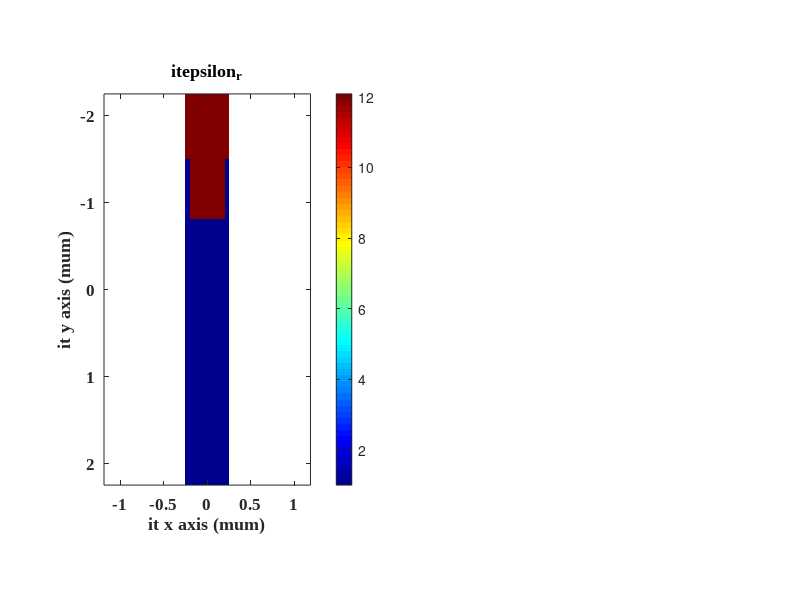

This figure's MATLAB source: (Note: this script raises an error after producing the figure.)
%% Simulation problem setting
clear; clc; close all;
e0 = 8.854*10^-12;      % Permittivity of vacuum [farad/meter]
u0 = 4*pi*10^-7;        % Permeability of vacuum [henry/meter]
c0 = 1/(e0*u0)^0.5;     % Speed of light         [meter/second]
lambda =  1500e-9;      % Wavelength             [meter]
f_max = c0/500e-9;     % Highest frequncy       [Hz]
Period = 500e-9;      % Period of grating        [meter]
Fill_Factor = 0.7746;   % Filling factor of grating[a.u.]
phi = 54.746;           % Slanted angle of grating [Degree]
Slab_THK = 691e-9;      % Depth of Blazed grating[meter]
er_sub = 3.476^2;       % Relative permittivity of substrate [a.u.]
ur_sub = 1;             % Relative permeability of substrate [a.u.]
d_min = min(Slab_THK);  % Critical dimension
nbc = 1;                % Refraction index at the boundary
N_Wavelength = 20;      % Wavelength sampling
N_Structure = 7;        % Feature of structure sampling
NPML = [0,0,30,30];     % Number of PML cells
Nyscr = 10 + NPML(3);   % Source y position
NFREQ = 201;            % Frequency point
lambda_min = 1500*1e-9; % Spectrum of short wavelength
lambda_max = 1600*1e-9; % Spectrum of long wavelength
Nanopost_r = 0.2e-6;
% Initial Grid Resolution :
dx_Wavelength = c0/f_max/N_Wavelength;         % Δ = λ/N; N>=10
dx_Structure = d_min/N_Structure;              % Δ = d_min/N; N>=1, resolve the smallest feature with at 1 to 4 cells.
dx = min(dx_Wavelength,dx_Structure);          % The initial Grid size
% "Snap" Grid to Critical Dimensions
Mx = ceil(Slab_THK/dx);                        
dx = Slab_THK/Mx;                              % Adjust the grid size
dy = dx;
% The Courant Stability Condition
dt = nbc/2/c0/sqrt((1/dx)^2 + (1/dy)^2);       % Δt < n/2/c0/sqrt(Δx^-2 + Δy^-2 + Δz^-2) [second]
% Initial Grid Resolution :
grating_min = Slab_THK/N_Structure*cotd(phi);
d_min = min(Slab_THK,grating_min);  % Critical dimension     [meter]
dx_Wavelength = lambda_min/N_Wavelength;       % Δ = λ/N; N>=10
dx_Structure = d_min/N_Structure;              % Δ = d_min/N; N>=1, resolve the smallest feature with at 1 to 4 cells.
dx = min(dx_Wavelength,dx_Structure);          % The initial Grid size
% "Snap" Grid to Critical Dimensions
Mx = ceil(grating_min/dx);                        
dx = grating_min/Mx;                           % Adjust the grid size
dy = dx;
% The Courant Stability Condition
dt = nbc/2/c0/sqrt((1/dx)^2 + (1/dy)^2);       % Δt < n/2/c0/sqrt(Δx^-2 + Δy^-2 + Δz^-2) [second]
% Build permittivity & permeability matrix of simulation space
Dummy_Number = round(0.5*lambda_max/dy); %space(1λ)
Period_Number = round(Period/dx);
Slab_Number = round(Slab_THK/dy);
% 0 + Period + 0
Nx = NPML(1) + Period_Number + NPML(2);
% PML + space(1λ) + Structure + space(1λ) + PML
Ny = NPML(3) + Dummy_Number*2 + Slab_Number + Dummy_Number*2 + NPML(4);
x = linspace(-(dx*Nx)/2,(dx*Nx)/2,Nx);
y = linspace(-(dy*Ny)/2,(dy*Ny)/2,Ny);
% 2x grid
Nx2 = 2*Nx;
Ny2 = 2*Ny;
ER2 = ones(Nx2,Ny2);
UR2 = ones(Nx2,Ny2);
% nanopost
ymin = -1.5e-6;
[~,P1_xidx] = min(abs(x-(0-Nanopost_r)));
[~,P1_yidx] = min(abs(y-ymin));
[~,P2_xidx] = min(abs(x-(0-Nanopost_r)));
[~,P2_yidx] = min(abs(y-(Slab_THK+ymin)));
[~,P3_xidx] = min(abs(x-(0+Nanopost_r)));
[~,P3_yidx] = min(abs(y-(Slab_THK+ymin)));
[~,P4_xidx] = min(abs(x-(0+Nanopost_r)));
[~,P4_yidx] = min(abs(y-ymin));
xidx1 = [P1_xidx P2_xidx P3_xidx P4_xidx P1_xidx]*2;
yidx1 = [P1_yidx P2_yidx P3_yidx P4_yidx P1_yidx]*2;
%
ysub = -1.5e-6;
P0_xidx = 0;
[~,P0_yidx] = min(abs(y-ysub));
[~,P5_xidx] = min(abs(x-Period/2));
[~,P5_yidx] = min(abs(y-ysub));
[~,P6_xidx] = min(abs(x-Period/2));
P6_yidx = 0;
P7_xidx = 0;
P7_yidx = 0;
%
xidx2 = [P0_xidx P5_xidx P6_xidx P7_xidx P0_xidx]*2;
yidx2 = [P0_yidx P5_yidx P6_yidx P7_yidx P0_yidx]*2;
ER2 = ER2 + double(poly2mask(yidx1,xidx1,Nx*2,Ny*2))*(er_sub-1);
UR2 = UR2 + double(poly2mask(yidx1,xidx1,Nx*2,Ny*2))*(ur_sub-1);
ER2 = ER2 + double(poly2mask(yidx2,xidx2,Nx*2,Ny*2))*(er_sub-1);
UR2 = UR2 + double(poly2mask(yidx2,xidx2,Nx*2,Ny*2))*(ur_sub-1);
ERzz = ER2(1:2:Nx2,1:2:Ny2);
URxx = UR2(1:2:Nx2,2:2:Ny2);
URyy = UR2(2:2:Nx2,1:2:Ny2);

h1 = figure(1);
set(h1,'numberTitle','off','Name','Permittivity & Permeability','color','w','units','normalized','outerposition',[0 0.225 0.25 0.6], 'Menu', 'none');
subplot(1,2,1)
imagesc(x*1e6,y*1e6,ERzz');axis equal;axis tight;
xlabel("\it x axis (\mum)"); ylabel("\it y axis (\mum)");title("\it\epsilon_r");
set(gca,'Fontname','times new roman');set(gca,'Fontweight','bold');set(gca,'fontsize',12);
colormap jet;colorbar;
hold on
rectangle('Position',[min(x)*1e6 min(y)*1e6 NPML(1)*dx*1e6 Ny*dy*1e6],...
            'FaceColor',[0.1 0.1 0.1 0.5],'EdgeColor','k');
rectangle('Position',[max(x)*1e6-NPML(2)*dx*1e6 min(y)*1e6 NPML(2)*dx*1e6 Ny*dy*1e6],...
            'FaceColor',[0.1 0.1 0.1 0.5],'EdgeColor','k');
rectangle('Position',[min(x)*1e6 min(y)*1e6 Nx*dx*1e6+NPML(3)*dx NPML(3)*dy*1e6],...
            'FaceColor',[0.1 0.1 0.1 0.5],'EdgeColor','k');
rectangle('Position',[min(x)*1e6 max(y)*1e6-NPML(4)*dx*1e6 Nx*dx*1e6 NPML(4)*dy*1e6],...
            'FaceColor',[0.1 0.1 0.1 0.5],'EdgeColor','k');
hold off
subplot(1,2,2)
imagesc(x*1e6,y*1e6,URxx');axis equal;axis tight;
xlabel("\it x axis (\mum)"); ylabel("\it y axis (\mum)");title("\it\mu_r");
set(gca,'Fontname','times new roman');set(gca,'Fontweight','bold');set(gca,'fontsize',12);
colormap jet;colorbar;
hold on
rectangle('Position',[min(x)*1e6 min(y)*1e6 NPML(1)*dx*1e6 Ny*dy*1e6],...
            'FaceColor',[0.1 0.1 0.1 0.5],'EdgeColor','k');
rectangle('Position',[max(x)*1e6-NPML(2)*dx*1e6 min(y)*1e6 NPML(2)*dx*1e6 Ny*dy*1e6],...
            'FaceColor',[0.1 0.1 0.1 0.5],'EdgeColor','k');
rectangle('Position',[min(x)*1e6 min(y)*1e6 Nx*dx*1e6+NPML(3)*dx NPML(3)*dy*1e6],...
            'FaceColor',[0.1 0.1 0.1 0.5],'EdgeColor','k');
rectangle('Position',[min(x)*1e6 max(y)*1e6-NPML(4)*dx*1e6 Nx*dx*1e6 NPML(4)*dy*1e6],...
            'FaceColor',[0.1 0.1 0.1 0.5],'EdgeColor','k');
hold off
%% Compute the Number of Steps
n_max = max([sqrt(er_sub),nbc]);     % Maximum of refractive index in space
t_prop = n_max*sqrt((Nx*dx)^2+(Ny*dy)^2)/c0;              % Time it takes a wave to propagate across the grid
tau = 1/f_max/pi;                     % tau ~= 0.5/f_max;
T = 12*tau + 6*t_prop;                % Rule of thumb : T = 12tao + 5t_prop
STEPS = round(T/dt);                  % Number of iterations
%% Gaussian Pulse Source
nsrc = 1;                             % material refractive index where source is injectd
t0 = tau*6;                           % t0 > 3*tau
t = (0:STEPS-1)*dt;                   % Simulation time (s)
Source_E = sind(-((t-t0)/tau).^2);     % E field Gaussian Pulse
Source_H = -sqrt(1/1)*sind(-((t-t0+1*dy/2/c0+0.5*dt)/tau).^2);      % H field Gaussian Pulse
%% Initizlize Fourier transforms
FREQ = linspace(c0/(lambda_max),c0/(lambda_min),NFREQ);
K = exp(-1i*2*pi*dt.*FREQ);
KF = kron(K,ones(Nx,1));
EzR = zeros(Nx,NFREQ);
EzT = zeros(Nx,NFREQ); 
EzS = zeros(1,NFREQ); 
Eref = zeros(Nx,NFREQ);
Etrn = zeros(Nx,NFREQ);
%% PML sigma
sigx = zeros(Nx2,Ny2);
% xmin PML
nx = 2*NPML(1):-1:1;
sigx(1:2*NPML(1),:) = (0.5*e0/dt)*(nx'/2/NPML(1)).^3 .* ones(2*NPML(1),Ny2);
% xmax PML
nx = 1:2*NPML(1);
sigx((Nx2 - 2*NPML(2) +1):Nx2,:) = (0.5*e0/dt)*(nx'/2/NPML(2)).^3 .* ones(2*NPML(1),Ny2);

sigy = zeros(Nx2,Ny2);
% ymin PML
ny = 2*NPML(3):-1:1;
sigy(:,1:2*NPML(3)) = (0.5*e0/dt)*(ny/2/NPML(3)).^3 .* ones(Nx2,2*NPML(3));
% ymax PML
ny = 1:2*NPML(4);
sigy(:,(Ny2 - 2*NPML(4) +1):Ny2) = (0.5*e0/dt)*(ny/2/NPML(4)).^3 .* ones(Nx2,2*NPML(4));

h3 = figure(3);
set(h3,'numberTitle','off','Name','PML of Sigma','color','w','units','normalized','outerposition',[0.24 0.225 0.25 0.6], 'Menu', 'none');
subplot(1,2,1)
imagesc(x*1e6,y*1e6,sigx');xlabel("\itx axis (\mum)");ylabel("\ity axis (\mum)");axis equal;axis tight;
title("\sigma_x");
set(gca,'Fontname','times new roman');set(gca,'Fontweight','bold');set(gca,'fontsize',12);colormap jet;colorbar;
subplot(1,2,2)
imagesc(x*1e6,y*1e6,sigy');xlabel("\itx axis (\mum)");ylabel("\ity axis (\mum)");axis equal;axis tight;
title("\sigma_y");set(gca,'Fontname','times new roman');set(gca,'Fontweight','bold');set(gca,'fontsize',12);colormap jet;colorbar;
%% Initialized Fields & Curl Arrays & Integration Arrays
 Ez  = zeros(Nx,Ny); Hx  = zeros(Nx,Ny); Hy  = zeros(Nx,Ny);
 CEx = zeros(Nx,Ny); CEy = zeros(Nx,Ny); CHz = zeros(Nx,Ny);
ICEx = zeros(Nx,Ny);ICEy = zeros(Nx,Ny); IDz = zeros(Nx,Ny);

%% Compute Update Coefficients
% Coefficients for Updata equation for Hx
sigHx = sigx(1:2:Nx2,2:2:Ny2);
sigHy = sigy(1:2:Nx2,2:2:Ny2);
mHx0  =  (1/dt) + sigHy/(2*e0);
mHx1  = ((1/dt) - sigHy/(2*e0)) ./ mHx0;
mHx2  = - c0./URxx ./ mHx0;
mHx3  = -(c0*dt/e0) * sigHx./URxx ./ mHx0;
% Coefficients for Updata equation for Hy
sigHx = sigx(2:2:Nx2,1:2:Ny2);
sigHy = sigy(2:2:Nx2,1:2:Ny2);
mHy0  =  (1/dt) + sigHx/(2*e0);
mHy1  = ((1/dt) - sigHx/(2*e0)) ./ mHy0;
mHy2  = - c0./URyy ./ mHy0;
mHy3  = -(c0*dt/e0) * sigHy./URyy ./ mHy0;
% Coefficients for Updata equation for Dz
sigDx = sigx(1:2:Nx2,1:2:Ny2);
sigDy = sigy(1:2:Nx2,1:2:Ny2);
mDz0  = (1/dt) + (sigDx + sigDy)/(2*e0)...
               + sigDx.*sigDy*(dt/4/e0^2);
mDz1  = (1/dt) - (sigDx + sigDy)/(2*e0)...
               - sigDx.*sigDy*(dt/4/e0^2);
mDz1  = mDz1./mDz0;
mDz2  = c0./mDz0;
mDz4  = - (dt/e0^2)*sigDx.*sigDy./mDz0;
mEz1 = 1./ERzz; Dz = Ez./mEz1;
%% Visualize Fields
h4 = figure(4);
set(h4,'numberTitle','off','Name','FDTD Monitor','color','w','units','normalized','outerposition',[0.483 0.225 0.115 0.6], 'Menu', 'none');
f1 = imagesc(x*1e6,y*1e6,Ez');
xlabel("\it x axis (\mum)"); ylabel("\it y axis (\mum)");
set(gca,'Fontname','times new roman');set(gca,'Fontweight','bold');set(gca,'fontsize',12)
set(gca,'ydir','normal')
colormap jet;
caxis([-1 1]);
colorbar;
axis equal;axis tight;
hold on
% PML : xmin、xmax、ymin、ymax
rectangle('Position',[min(x)*1e6 min(y)*1e6 NPML(1)*dx*1e6 Ny*dy*1e6],...
            'FaceColor',[0.1 0.1 0.1 0.5],'EdgeColor','k');
rectangle('Position',[max(x)*1e6-NPML(2)*dx*1e6 min(y)*1e6 NPML(2)*dx*1e6 Ny*dy*1e6],...
            'FaceColor',[0.1 0.1 0.1 0.5],'EdgeColor','k');
rectangle('Position',[min(x)*1e6 min(y)*1e6 Nx*dx*1e6+NPML(3)*dx NPML(3)*dy*1e6],...
            'FaceColor',[0.1 0.1 0.1 0.5],'EdgeColor','k');
rectangle('Position',[min(x)*1e6 max(y)*1e6-NPML(4)*dx*1e6 Nx*dx*1e6 NPML(4)*dy*1e6],...
            'FaceColor',[0.1 0.1 0.1 0.5],'EdgeColor','k');
NyTRN = Ny - (NPML(4)+4);
NyREF = NPML(3)+4;
yline(y(Nyscr) * 1e6,'-','color','k','linewidth',2);
yline(y(NyREF) * 1e6,'--','color','k','linewidth',2);
yline(y(NyTRN) * 1e6,'--','color','k','linewidth',2);
hold off
%% Time steps loop
for T = 1:4000
    % Compute Curl of E 
    % (BC = Periodic)
    CEx =  diff([Ez,Ez(:,1)],1,2)/dy; 
    CEy = -diff([Ez;Ez(1,:)],1,1)/dx;
%     % (BC = Dirichlet)
%     CEx =  diff([Ez,zeros(Nx,1)],1,2)/dy; 
%     CEy = -diff([Ez;zeors(1,Ny)],1,1)/dx;
    CEx(:,Nyscr-1) = diff([Ez(:,Nyscr-1),Ez(:,Nyscr)],1,2)/dy - 1/dy * Source_E(T);
    % Update H integrations
    ICEx = ICEx + CEx;
    ICEy = ICEy + CEy;
    % Update H Field
    Hx = mHx1.*Hx + mHx2.*CEx + mHx3.*ICEx;
    Hy = mHy1.*Hy + mHy2.*CEy + mHy3.*ICEy;
    
    % Complute Curl of H
    % BC : Periodic
    CHz = diff([Hy(end,:);Hy],1,1)/dx - diff([Hx(:,end),Hx],1,2)/dy;
    CHz(:,Nyscr) = diff([Hy(end,Nyscr);Hy(:,Nyscr)],1,1)/dx- diff([Hx(:,Nyscr-1),Hx(:,Nyscr)],1,2)/dy - 1/dy*Source_H(T);
    % BC : Dirichlet
%     CHz = diff([zeros(1,Ny);Hy],1,1)/dx - diff([zeros(Nx,1),Hx],1,2)/dy;
    IDz = IDz + Dz;
    % Update Dz
    Dz = mDz1.*Dz + mDz2.*CHz + mDz4.*IDz;
    Ez = mEz1.*Dz;

    % Visualize
    if mod(T,2)==0
    figure(4)
    f1.CData = Ez';  % Reset the data.
    title({"Field at steps";T}); 
    drawnow
    end
end